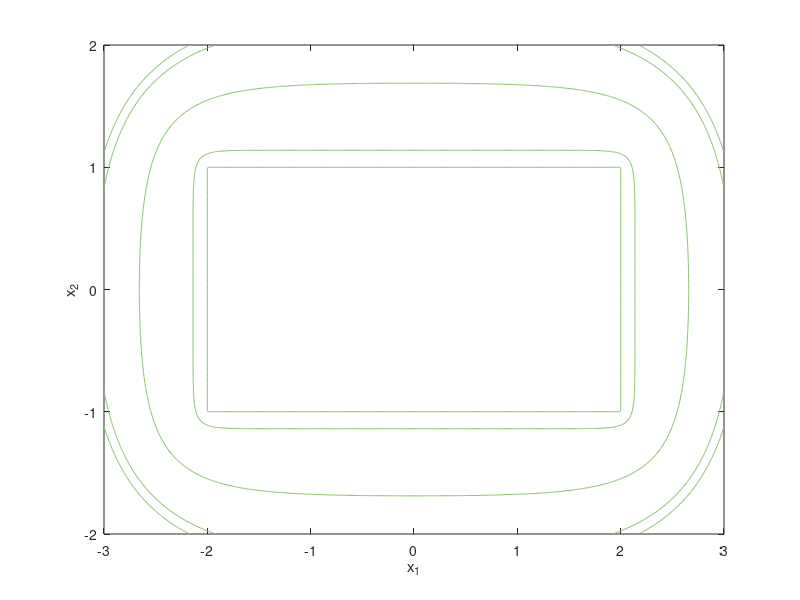

The MATLAB source for this figure:
% Illustration from the lecture
%
% Oliver Stein: Konvexe Analysis, Karlsruhe Institute of Technology (KIT)
% WiSe 2014/15
%
X1=-3:.01:3;
X2=-2:.01:2;
[x1,x2]=meshgrid(X1,X2);
colormap('summer')
contour(x1,x2,max(x1-2,max(x2-1,max(-x1-2,-x2-1))),[0 0])
hold on
for t=[.99 .9 .5 .1]
   contour(x1,x2,t*log(exp((x1-2)/t)+exp((x2-1)/t)+exp((-x1-2)/t)+exp((-x2-1)/t))-t*log(4),[0 0])
end
hold off
xlabel('x_1')
ylabel('x_2')
